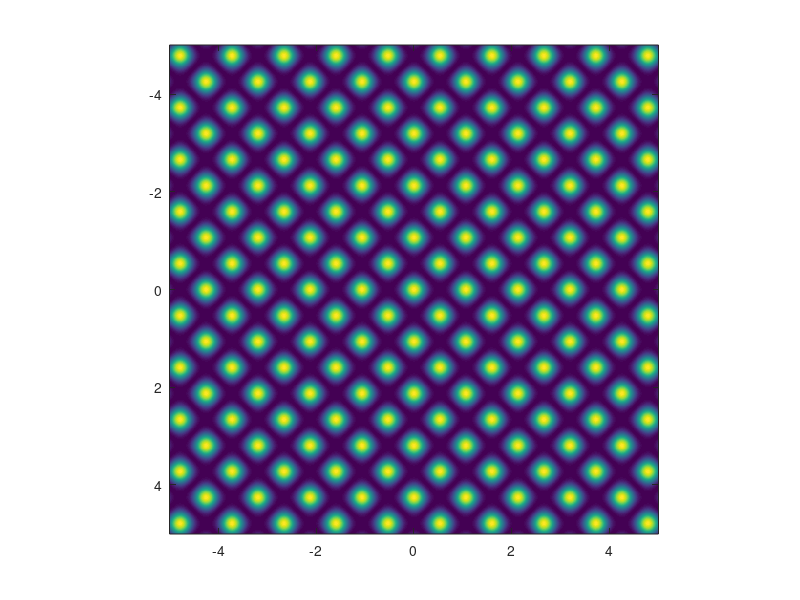

MATLAB code for this plot:
%% Consider only scalar electric field,linear 3 beams

%wavelength = 0.935;
wavelength = 1.064;
k1 = 2*pi/wavelength * [1, 0];
E1 = 1;

k2 = 2*pi/wavelength * [-1, 0];
E2 = 1;

k3 = 2*pi/wavelength * [0, 1];
E3 = 1;

k4 = 2*pi/wavelength * [0, -1];
E4 = 1;

E1_field = @(x) E1/2 * (exp(1i * k1 * x') + exp(-1i * k1 * x'));
E2_field = @(x) E2/2 * (exp(1i * k2 * x') + exp(-1i * k2 * x'));
E3_field = @(x) E3/2 * (exp(1i * k3 * x') + exp(-1i * k3 * x'));
E4_field = @(x) E4/2 * (exp(1i * k4 * x') + exp(-1i * k4 * x'));

E_field = @(x) E1_field(x) + E2_field(x) + E3_field(x)+E4_field(x);
I = @(x) abs(E_field(x)).^2;

x_range = -5: 0.01: 5;
y_range = -5: 0.01: 5;
[Y, X] = meshgrid(y_range, x_range);
coor = [X(:), Y(:)];

intensity = reshape(I(coor), length(x_range), length(y_range));

%%
figure
imagesc(y_range, x_range, intensity)
axis image
